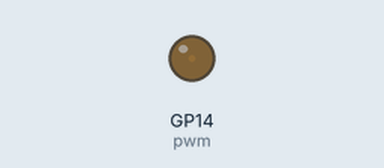
Bench run of a program on a simulated Raspberry Pi Pico running MicroPython. On the bench: output pins drawn as LEDs (lit = HIGH). At 20.6 s the program stops and its outputs stay as they are.

Above: at 0.05 s.
At 1.95 s:
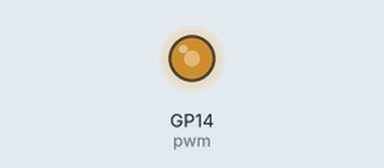
At 2.85 s:
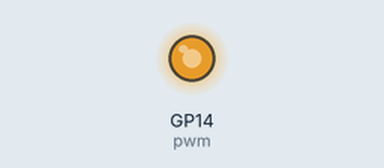
At 3.9 s:
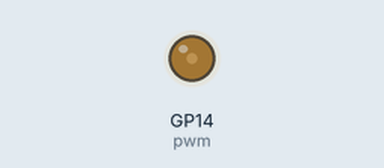
Timing chart, 0 to 6.7 s (numbered marks = the images above):
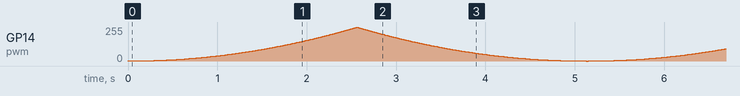

The program:

led_pwm.py
```python
# Sam's favorite!!
# Lets PWM to the MAX just for him.

import time
from machine import Pin, PWM

pwm = PWM(Pin(14))

pwm.freq(1000) # Something Sam cant see...

duty = 0
direction = 1

for _ in range(8*256):
    duty += direction

    if duty > 255:
        duty = 255
        direction = -1

    elif duty < 0:
        duty = 0
        direction = 1

    # duty_u16 goes from 0 to 65535 (256*256)
    pwm.duty_u16(duty*duty)
    time.sleep(0.01)
```
